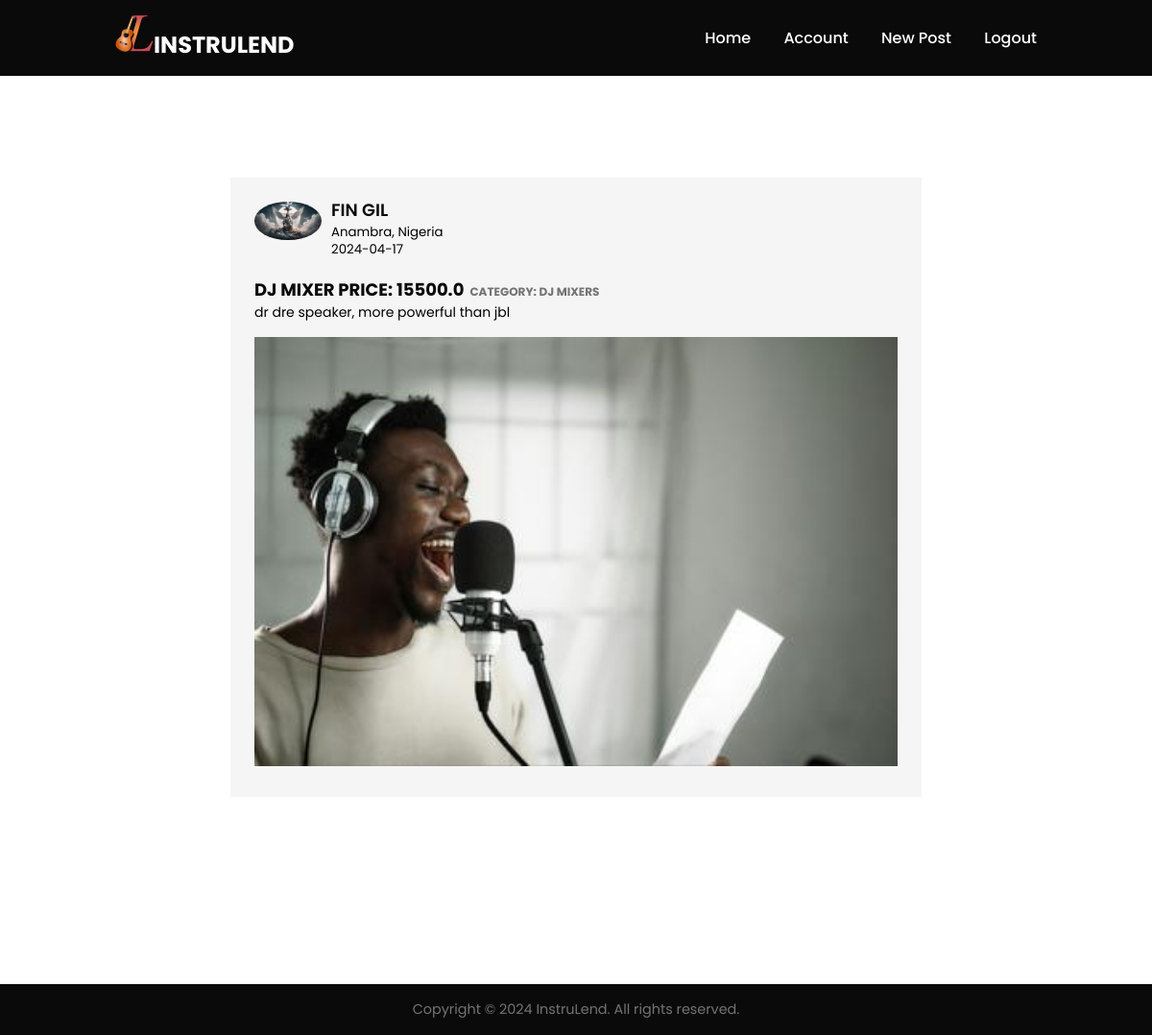
Page /post/1 (signed in) on the earlier database version.
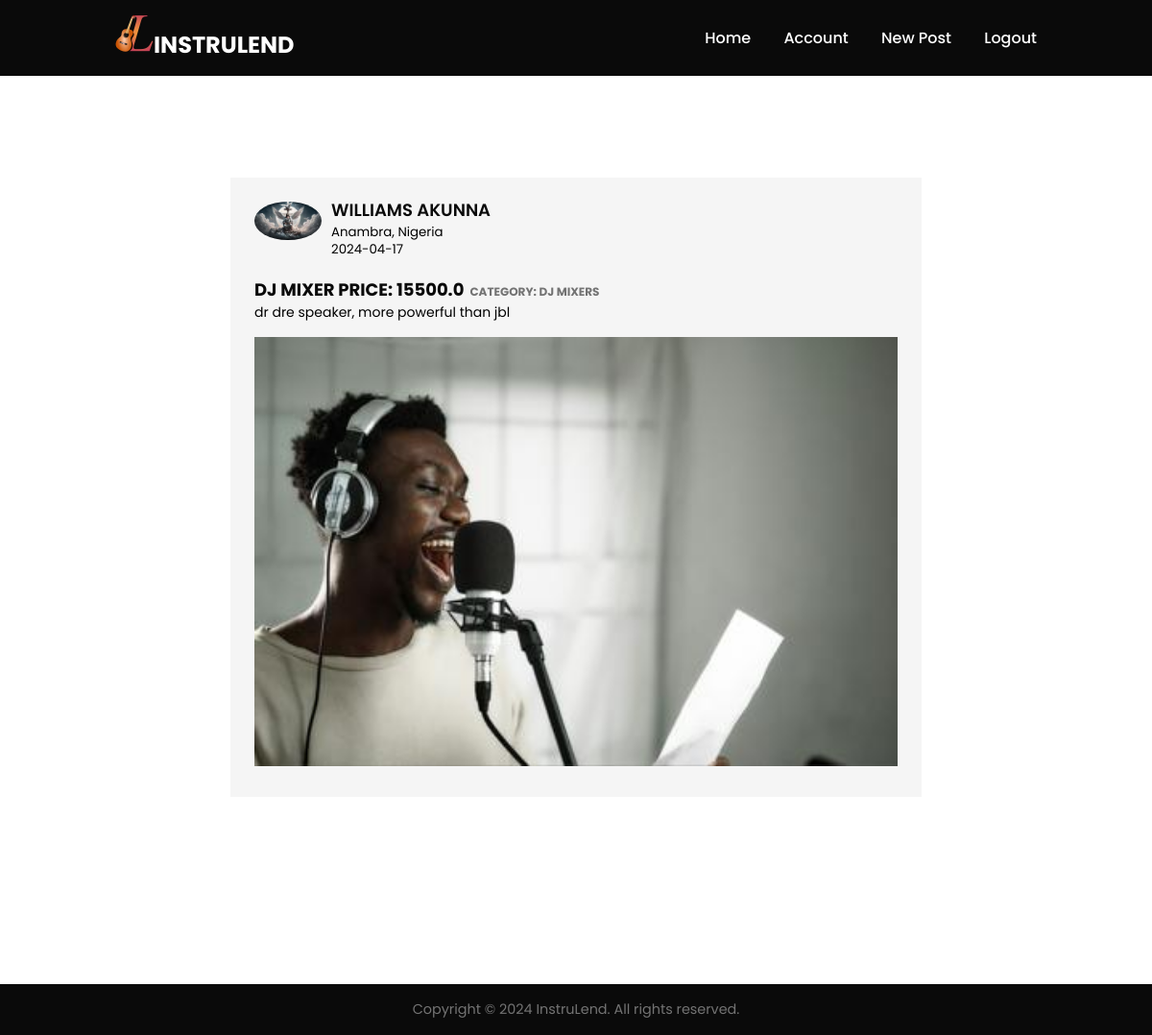
Same page on the later database version.
### app/models.py (models this page shows, shortened)
class User(db.Model, UserMixin):
    id = db.Column(db.Integer, primary_key=True)
    first_name = db.Column(db.String(100), nullable=False)
    last_name = db.Column(db.String(100), nullable=False)
    email = db.Column(db.String(255), unique=True, nullable=False)
    phone_number = db.Column(db.String(15), unique=True, nullable=False)
    city = db.Column(db.String(50))
    country = db.Column(db.String(10), nullable=False, default='Nigeria')
    password = db.Column(db.String(60), nullable=False)
    verification_number = db.Column(db.String(25), unique=True)
    verified_user = db.Column(db.Boolean, nullable=False, default=False)
    created_at = db.Column(db.DateTime, nullable=False, default=datetime.utcnow)
    image_file = db.Column(db.String(50), nullable=False, default='default.jpg')
    posts = db.relationship('Post', backref='author', lazy=True)
    reviewer = db.relationship('Review', foreign_keys='Review.user_id', backref='author1', lazy=True)
    reviewed = db.relationship('Review', foreign_keys='Review.author_id', backref='author2', lazy=True)
    rented = db.relationship('Agreement', backref='author4', lazy=True)
    expirence = db.relationship('Expirence', backref='author6', lazy=True)
    chats_user1 = db.relationship('Chat', backref='user1', foreign_keys='Chat.user1_id', lazy=True)
    chats_user2 = db.relationship('Chat', backref='user2', foreign_keys='Chat.user2_id', lazy=True)
    message = db.relationship('Message', backref='author7', lazy=True)

class Post(db.Model):
    id = db.Column(db.Integer, primary_key=True)
    title = db.Column(db.String(50), nullable=False)
    description = db.Column(db.String(200), nullable=False)
    category = db.Column(db.String(100), nullable=False)
    price = db.Column(db.Float, nullable=False)
    city = db.Column(db.String(50), nullable=False)
    country = db.Column(db.String(10), nullable=False, default='Nigeria')
    date_posted = db.Column(db.DateTime, nullable=False, default=datetime.utcnow)
    image_file = db.Column(db.String(50), nullable=False)
    availability = db.Column(db.Boolean, nullable=False, default=True)
    user_id = db.Column(db.Integer, db.ForeignKey('user.id'), nullable=False)
    rented = db.relationship('Agreement', backref='author5', lazy=True)

### app/posts/routes.py (the view)
@posts.route('/post/<int:post_id>')
@login_required
def post(post_id):
    post = Post.query.get_or_404(post_id)
    return render_template('post.html', title=post.title, post=post)

### app/models.py (called while the page is built)
@login_manager.user_loader
def load_user(user_id):
    return User.query.get(int(user_id))

### app/templates/post.html (shortened to what this page needs)
{% extends 'base.html' %}
{% block content %}
<section class="section-form">
  <div class="post-container">
    <div class="post-author">
      <img src="{{ url_for('static', filename='images/profile_pic/' + post.author.image_file) }}" alt="">
      <div>
        <h1>{{ post.author.first_name }} {{ post.author.last_name }}</h1>
        <small>{{ post.city }}, {{ post.country }}</small>
        <small>{{ post.date_posted.strftime('%Y-%m-%d') }}</small>
      </div>
    </div>
    <h1>{{ post.title }}  Price: {{ post.price }}<span>category: {{ post.category }}</span></h1>
    <p>{{ post.description }}</p>
    <img src="{{ url_for('static', filename='images/post_pic/' + post.image_file) }}" width="100%">
    <div class="post-activity">
    </div>
  </div>
</section>
{% endblock %}

### app/templates/base.html (shortened to what this page needs)
<!DOCTYPE html>
<html lang="en">
  <head>
    <link rel="stylesheet" href="https://cdn.jsdelivr.net/npm/swiper@11/swiper-bundle.min.css"/>
    <link rel="stylesheet" href="https://cdnjs.cloudflare.com/ajax/libs/font-awesome/6.5.1/css/all.min.css" />
    <link href="https://cdn.jsdelivr.net/npm/remixicon@4.2.0/fonts/remixicon.css" rel="stylesheet"/>
    <link rel="stylesheet" href="https://cdnjs.cloudflare.com/ajax/libs/font-awesome/5.15.3/css/all.min.css">
    <link rel="stylesheet" href="https://pro.fontawesome.com/releases/v5.10.0/css/all.css">
    <link rel="stylesheet" href="{{ url_for('static', filename='css/index.css') }}">
    <link rel="stylesheet" href="{{ url_for('static', filename='css/styles.css') }}">
</head>
<body>
    <header class="header">
        <a href="{{ url_for('main.index') }}" class="brand"><img src="{{ url_for('static', filename='images/website_pic/package/logo.png') }}">InstruLend</a>
        <div class="navigation">
            <div class="navigation-items">
              {% if current_user.is_authenticated %}
                <a class="nav-link active" aria-current="page" href="{{ url_for('main.home') }}">Home</a>
                <a class="nav-link active" aria-current="page" href="{{ url_for('users.account') }}">Account</a>
                <a class="nav-link active" aria-current="page" href="{{ url_for('posts.new_post') }}">New Post</a>
                <a class="nav-link" href="{{ url_for('users.logout') }}">Logout</a>
              {% else %}
                <a class="nav-link" href="{{ url_for('main.about') }}">About</a>
                <a class="nav-link" href="{{ url_for('users.login') }}">Login</a>
                <a class="nav-link" href="{{ url_for('users.register') }}">SignUp</a>
              {% endif %}
            </div>
        </div>
    </header>
    <section>
      {% block content %}{% endblock %}
    </section>
    <footer class="footer">
      <div class="footer_bar">
          Copyright &copy; 2024 InstruLend. All rights reserved.
      </div>
  </footer>
</body>
</html>

### app/static/css/index.css (style rules this page uses)
:root { --text-dark: #0a0a0a; --text-light: #737373; --extra-light: #f5f5f5; --white: #ffffff; --max-width: 1200px; }
* { margin: 0; padding: 0; box-sizing: border-box; font-family: "Poppins", sans-serif; }
html, body { scroll-behavior: smooth; }
header { z-index: 999; position: absolute; top: 0; left: 0; width: 100%; display: flex; justify-content: space-between; align-items: center; padding: 15px 120px; transition: 0.5s ease; background-color: var(--text-dark); }
header .brand { color: #fff; font-size: 1.5rem; font-weight: 700; text-transform: uppercase; text-decoration: none; }
header .navigation { position: relative; }
header .navigation .navigation-items a { position: relative; color: #fff; font-size: 1em; font-weight: 500; text-decoration: none; margin-left: 30px; transition: 0.3s ease; }
header .navigation .navigation-items a::before { content: " "; position: absolute; background: #fff; width: 0; height: 3px; bottom: 0; left: 0; transition: 0.3s ease; }
header a img { height: 40px; display: inline-block; }
section { padding: 100px 120px; }
.section-form { padding: 80px 120px; }
.footer { background-color: var(--text-dark); }
.footer_bar { padding: 1rem; font-size: 0.9rem; color: var(--text-light); text-align: center; }
.post-container { background-color: #f5f5f5; padding: 20px 25px 5px; margin: 5px 0 15px; }
.post-author { display: flex; align-items: flex-start; margin-bottom: 20px; }
.post-author img { width: 70px; border-radius: 50%; margin-right: 10px; margin-top: 5px; }
.post-author h1 { font-size: 18px; font-weight: 600; color: var(--text-light); }
.post-author small { display: block; margin-bottom: -2px; }
.post-container h1 { font-size: 18px; color: var(--text-dark); text-transform: uppercase; }
.post-container span { color: var(--text-light); font-size: 12px; margin-left: 6px; }
.post-container p { font-size: 14px; margin-bottom: 15px; }
.post-activity { display: flex; align-items: center; justify-content: space-around; padding: 10px 0; font-size: 14px; font-weight: 500; width: 50%; }

Differences in the rows shown:
changed User: author.first_name "FIN" → "WILLIAMS"; author.last_name "GIL" → "AKUNNA"
